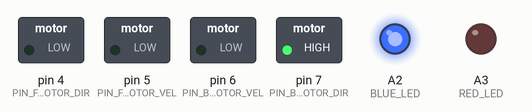
Bench run of a sketch on a simulated Arduino Uno, built with avr-gcc and run on an emulated ATmega328P. On the bench: switched loads named in the sketch (green lamp = pin HIGH), output pins drawn as LEDs (lit = HIGH). What the sketch prints to the serial monitor is not drawn.

Above: at 0.1 s.
At 0.6 s:
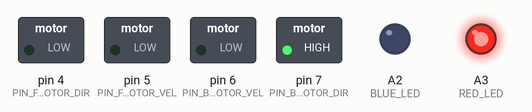
At 1.1 s:
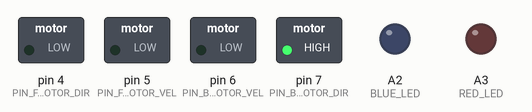
Timing chart, 0 to 2.6 s (numbered marks = the images above):
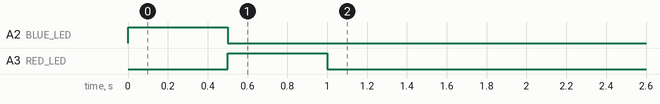

The sketch:

Node.ino
```cpp
/** RF24Mesh_Example.ino by TMRh20
 *
 * This example sketch shows how to manually configure a node via RF24Mesh, and send data to the
 * master node.
 * The nodes will refresh their network address as soon as a single write fails. This allows the
 * nodes to change position in relation to each other and the master node.
 */


#include "RF24.h"
#include "RF24Network.h"
#include "RF24Mesh.h"
#include <SPI.h>
#include <EEPROM.h>
//#include <printf.h>


/**** Configure the nrf24l01 CE and CS pins ****/
RF24 radio(9, 10);
RF24Network network(radio);
RF24Mesh mesh(radio, network);

/**
 * User Configuration: nodeID - A unique identifier for each radio. Allows addressing
 * to change dynamically with physical changes to the mesh.
 *
 * In this example, configuration takes place below, prior to uploading the sketch to the device
 * A unique value from 1-255 must be configured for each node.
 * This will be stored in EEPROM on AVR devices, so remains persistent between further uploads, loss of power, etc.
 *
 **/

#define PWR 255
#define STOP 0

//nodes definition
#define CENTER 1
#define LEFT_CENTER 2
#define LEFT_TOP 3
#define RIGHT_CENTER 4
#define RIGHT_TOP 5

//Motors pin definitions
#define PIN_FRONT_MOTOR_DIR 4
#define PIN_FRONT_MOTOR_VEL 5
#define PIN_BACK_MOTOR_DIR 7
#define PIN_BACK_MOTOR_VEL 6

//Configure manually the motor direction after assembly
#define FRONT_MOTOR_FWD LOW
#define BACK_MOTOR_FWD HIGH
#define FRONT_MOTOR_BCK HIGH
#define BACK_MOTOR_BCK LOW

//LEDs pin definition
#define BLUE_LED A2
#define RED_LED A3

//message types for nodeID identification
#define DATA_FROM_CENTER 'a'
#define DATA_FROM_LEFT_CENTER 'b'
#define DATA_FROM_LEFT_TOP 'c'
#define DATA_FROM_RIGHT_CENTER 'd'
#define DATA_FROM_RIGHT_TOP 'e'

//types of data to be sent
#define IMU 'I'

#define nodeID CENTER
#define TO_MASTER 00

//used for the outgoing data from this node
struct payload_t {
  unsigned long ms;
  unsigned long data;
  char data_type;
};

//used for the incoming command
struct command_t {
  bool motorEnable;
  int motorVelocity;
};

void setup() {
  Serial.begin(115200);
  mesh.setNodeID(nodeID);
  Serial.println(F("Connecting to the mesh..."));
  mesh.begin();

  radio.setRetries(15,15);

  //Pins for the control of the motor
  pinMode(PIN_FRONT_MOTOR_DIR, OUTPUT);
  pinMode(PIN_FRONT_MOTOR_VEL, OUTPUT);
  pinMode(PIN_BACK_MOTOR_DIR, OUTPUT);
  pinMode(PIN_BACK_MOTOR_VEL, OUTPUT);

  //Set initial direction
  digitalWrite(PIN_FRONT_MOTOR_DIR, FRONT_MOTOR_FWD);
  digitalWrite(PIN_BACK_MOTOR_DIR, BACK_MOTOR_FWD);

  //Settign the LEDs as output
  pinMode(BLUE_LED, OUTPUT);
  pinMode(RED_LED, OUTPUT);

  //showing that the program went ON
  analogWrite(BLUE_LED,255);
  delay(500);
  analogWrite(BLUE_LED,0);
  analogWrite(RED_LED,255);
  delay(500);
  analogWrite(RED_LED,0);

}

void actuateMotor(bool actuate, int velocity) {
  if (actuate) {
	  analogWrite(PIN_BACK_MOTOR_VEL, velocity);
	  analogWrite(PIN_FRONT_MOTOR_VEL, velocity);
  }
  else {
	  analogWrite(PIN_BACK_MOTOR_VEL, STOP);
	  analogWrite(PIN_FRONT_MOTOR_VEL, STOP);
  }
}

void loop() {
  mesh.update();

// Debugging of the network
//  Serial.print("This node address: ");
//  Serial.println(mesh.getAddress(nodeID));
//  Serial.print("This node ID: ");
//  Serial.println(nodeID);
//  Serial.print("This node connection: ");
//  Serial.println(mesh.checkConnection());
//  Serial.print("This network: ");
//  Serial.println(network.available());

  if (!mesh.checkConnection()){
    mesh.renewAddress();
    Serial.println("Renewing Address"); //for debugging
  }
  //receive commands from the master
  delay(10); //necessary so we can get the message to this node
  while(network.available()){
    RF24NetworkHeader header;
    network.peek(header);
    command_t data;
    switch(char(header.type)){
      case 'D':
        network.read(header, &data, sizeof(data));
        digitalWrite(PIN_FRONT_MOTOR_DIR, FRONT_MOTOR_FWD);
        digitalWrite(PIN_BACK_MOTOR_DIR, BACK_MOTOR_BCK);
		    actuateMotor(data.motorEnable, data.motorVelocity);
        analogWrite(BLUE_LED,255);
        delay(500);
        analogWrite(BLUE_LED,0);

				//code for debbuging incoming message
				// Serial.println("Message_type --- from --- data"); //for debugging
        // Serial.print(char(header.type)); Serial.print("           --- ");
        // Serial.print(header.from_node); Serial.print("  --- ");
        // Serial.print("r-motor: ");
        // Serial.print(data.motorRight_on);
        // Serial.print("   l-motor: ");
        // Serial.print(data.motorLeft_on);
        // Serial.print("  velocity-r: ");
        // Serial.print(data.velocityRight_motor);
        // Serial.print("  velocity-l: ");
        // Serial.print(data.velocityLeft_motor);
        // Serial.println("\n");
        break;

	  case 'S':
	      network.read(header, &data, sizeof(data));
		    analogWrite(PIN_FRONT_MOTOR_VEL, 0);
        analogWrite(PIN_BACK_MOTOR_VEL, 0);
        analogWrite(RED_LED,255);
        delay(500);
        analogWrite(RED_LED,0);
        break;

    case 'A':
        network.read(header, &data, sizeof(data));
        digitalWrite(PIN_BACK_MOTOR_DIR, BACK_MOTOR_FWD);
        digitalWrite(PIN_FRONT_MOTOR_DIR, FRONT_MOTOR_BCK);
		    actuateMotor(data.motorEnable, data.motorVelocity);
        //Serial.println("Received A");
        analogWrite(BLUE_LED,255);
        delay(500);
        analogWrite(BLUE_LED,0);
        break;

    case 'W':
        network.read(header, &data, sizeof(data));
        digitalWrite(PIN_FRONT_MOTOR_DIR, FRONT_MOTOR_FWD);
        digitalWrite(PIN_BACK_MOTOR_DIR, BACK_MOTOR_FWD);
		    actuateMotor(data.motorEnable, data.motorVelocity);
        analogWrite(RED_LED,255);
        delay(500);
        analogWrite(RED_LED,0);
        analogWrite(BLUE_LED,255);
        delay(500);
        analogWrite(BLUE_LED,0);
        break;

    case 'X':
        network.read(header, &data, sizeof(data));
        digitalWrite(PIN_FRONT_MOTOR_DIR, FRONT_MOTOR_BCK);
        digitalWrite(PIN_BACK_MOTOR_DIR, BACK_MOTOR_BCK);
		    actuateMotor(data.motorEnable, data.motorVelocity);
        analogWrite(RED_LED,255);
        delay(500);
        analogWrite(RED_LED,0);
        analogWrite(BLUE_LED,255);
        delay(500);
        analogWrite(BLUE_LED,0);
        break;

    default:
    break;
    }
  }

  //send data back to the master using fragmentation
//  payload_t payload;
//  payload.data = 0b10101010101010101010101010101010 ;/*data from the sensor*/
//  payload.ms = millis(); //send the time of data packet
//  payload.data_type = IMU;
//  RF24NetworkHeader header(TO_MASTER, DATA_FROM_CENTER);
//  while(!network.write(header, &payload, sizeof(payload))){
//    if (!mesh.checkConnection()){
//      mesh.renewAddress();
//    }
//  }

}
```
